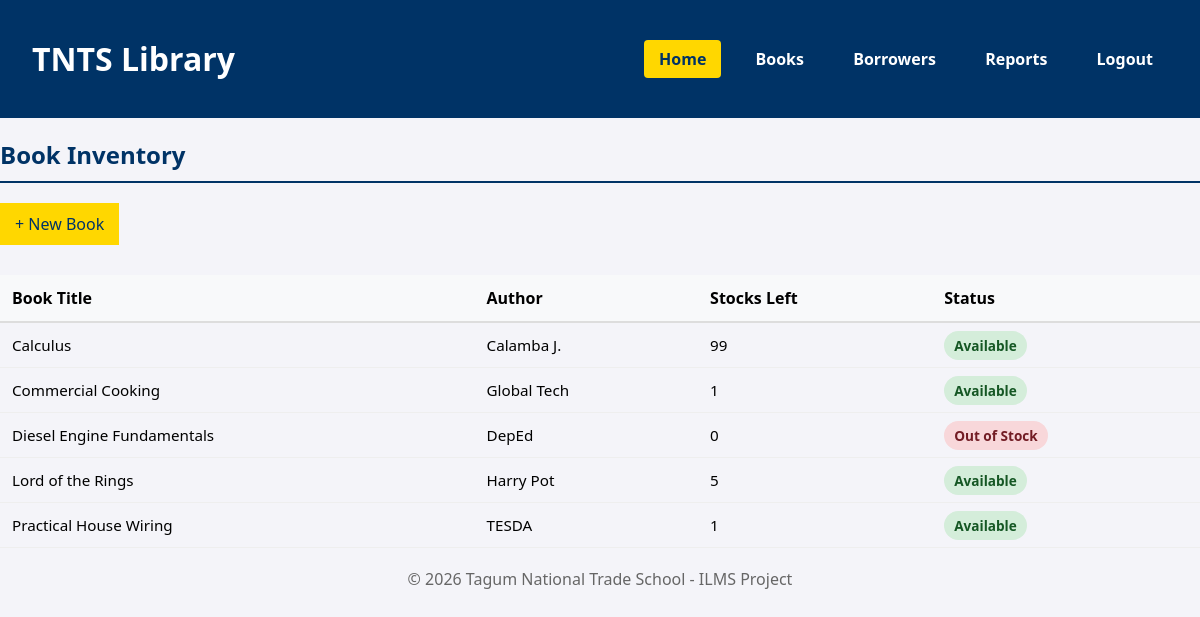
The app's page /books.php (signed in) with its own data.
### tables this page shows
CREATE TABLE `books` (
  `id` int(11) NOT NULL,
  `title` varchar(255) NOT NULL,
  `author` varchar(100) NOT NULL,
  `status` varchar(20) DEFAULT 'Available',
  `stocks` int(11) DEFAULT 0
);

### books.php (the view)
<?php
require_once "config.php";
include_once "header.php";
?>
<div class="main-container">
    <div class="table-card">
        <h2>Book Inventory</h2>
        <a href="add_book.php" class="btn-home" style="padding:10px 15px; text-decoration:none; display:inline-block; margin-bottom:15px;">+ New Book</a>
        <table>
            <thead>
                <tr>
                    <th>Book Title</th>
                    <th>Author</th>
                    <th>Stocks Left</th>
                    <th>Status</th>
                </tr>
            </thead>
            <tbody>
                <?php
                $res = $mysqli->query("SELECT * FROM books ORDER BY title ASC");
                while ($row = $res->fetch_assoc()):
                    $status_color = ($row['stocks'] > 0) ? 'active' : 'blocked';
                ?>
                    <tr>
                        <td><?php echo htmlspecialchars($row['title']); ?></td>
                        <td><?php echo htmlspecialchars($row['author']); ?></td>
                        <td><?php echo htmlspecialchars($row['stocks']); ?></td>
                        <td><span class="badge <?php echo $status_color; ?>">
                                <?php echo ($row['stocks'] > 0) ? 'Available' : 'Out of Stock'; ?>
                            </span></td>
                    </tr>
                <?php endwhile; ?>
            </tbody>
        </table>
    </div>
</div>
<?php include_once "footer.php"; ?>

### header.php (shortened to what this page needs)
<!DOCTYPE html>
<html lang="en">
<head>
</head>
<body>
    <header>
        <div>
            <h1>TNTS Library</h1>
        </div>
        <nav class="nav-links">
            <a href="index.php" class="btn-home">Home</a>
            <a href="books.php">Books</a>
            <a href="borrowers.php">Borrowers</a>
            <a href="reports.php">Reports</a>
            <a href="logout.php">Logout</a>
        </nav>
    </header>

### footer.php
<footer style="text-align: center; padding: 20px; color: #666;">
    &copy; <?php echo date("Y"); ?> Tagum National Trade School - ILMS Project
</footer>
</body>
</html>

### header.php (style rules this page uses)
:root { --primary-blue: #003366; --accent-gold: #FFD700; --light-gray: #f4f4f9; }
body { font-family: 'Segoe UI', sans-serif; margin: 0; background-color: var(--light-gray); }
header { background-color: var(--primary-blue); color: white; padding: 1rem 2rem; display: flex; justify-content: space-between; align-items: center; }
.nav-links a { color: white; text-decoration: none; margin-left: 15px; font-weight: bold; padding: 8px 15px; border-radius: 4px; }
.btn-home { background-color: var(--accent-gold); color: var(--primary-blue) !important; }
h2 { color: var(--primary-blue); border-bottom: 2px solid var(--primary-blue); padding-bottom: 10px; }
table { width: 100%; border-collapse: collapse; margin-top: 20px; }
th { background-color: #f8f9fa; padding: 12px; text-align: left; border-bottom: 2px solid #ddd; }
td { padding: 12px; border-bottom: 1px solid #eee; }
.badge { padding: 5px 10px; border-radius: 20px; font-size: 0.85rem; font-weight: bold; }
.active { background: #d4edda; color: #155724; }
.blocked { background: #f8d7da; color: #721c24; }
table { width: 100%; border-collapse: separate; border-spacing: 0; margin-top: 20px; }
th { background-color: #f8f9fa; padding: 15px; text-align: left; border-bottom: 2px solid #ddd; }
td { padding: 15px; border-bottom: 1px solid #eee; font-size: 0.95rem; }
table { width: 100%; border-collapse: collapse; margin-top: 15px; }
td { padding: 12px; border-bottom: 1px solid #eee; font-size: 0.95rem; }

### records on screen
books: title "Calculus", author "Calamba J.", stocks "99", shows "Available"
books: title "Commercial Cooking", author "Global Tech", stocks "1", shows "Available"
books: title "Diesel Engine Fundamentals", author "DepEd", stocks "0", shows "Out of Stock"
books: title "Lord of the Rings", author "Harry Pot", stocks "5", shows "Available"
books: title "Practical House Wiring", author "TESDA", stocks "1", shows "Available"
